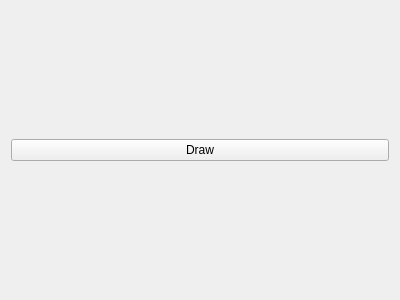
<?xml version="1.0" encoding="UTF-8"?>
<ui version="4.0">
 <class>HandWidget</class>
 <widget class="QWidget" name="HandWidget">
  <property name="geometry">
   <rect>
    <x>0</x>
    <y>0</y>
    <width>400</width>
    <height>300</height>
   </rect>
  </property>
  <layout class="QVBoxLayout" name="verticalLayout">
   <item>
    <layout class="QHBoxLayout" name="horizontalLayout">
     <!-- This is where card previews (QLabels) would go -->
    </layout>
   </item>
   <item>
    <widget class="QPushButton" name="drawButton">
     <property name="text">
      <string>Draw</string>
     </property>
    </widget>
   </item>
  </layout>
 </widget>
 <resources/>
 <connections/>
</ui>
